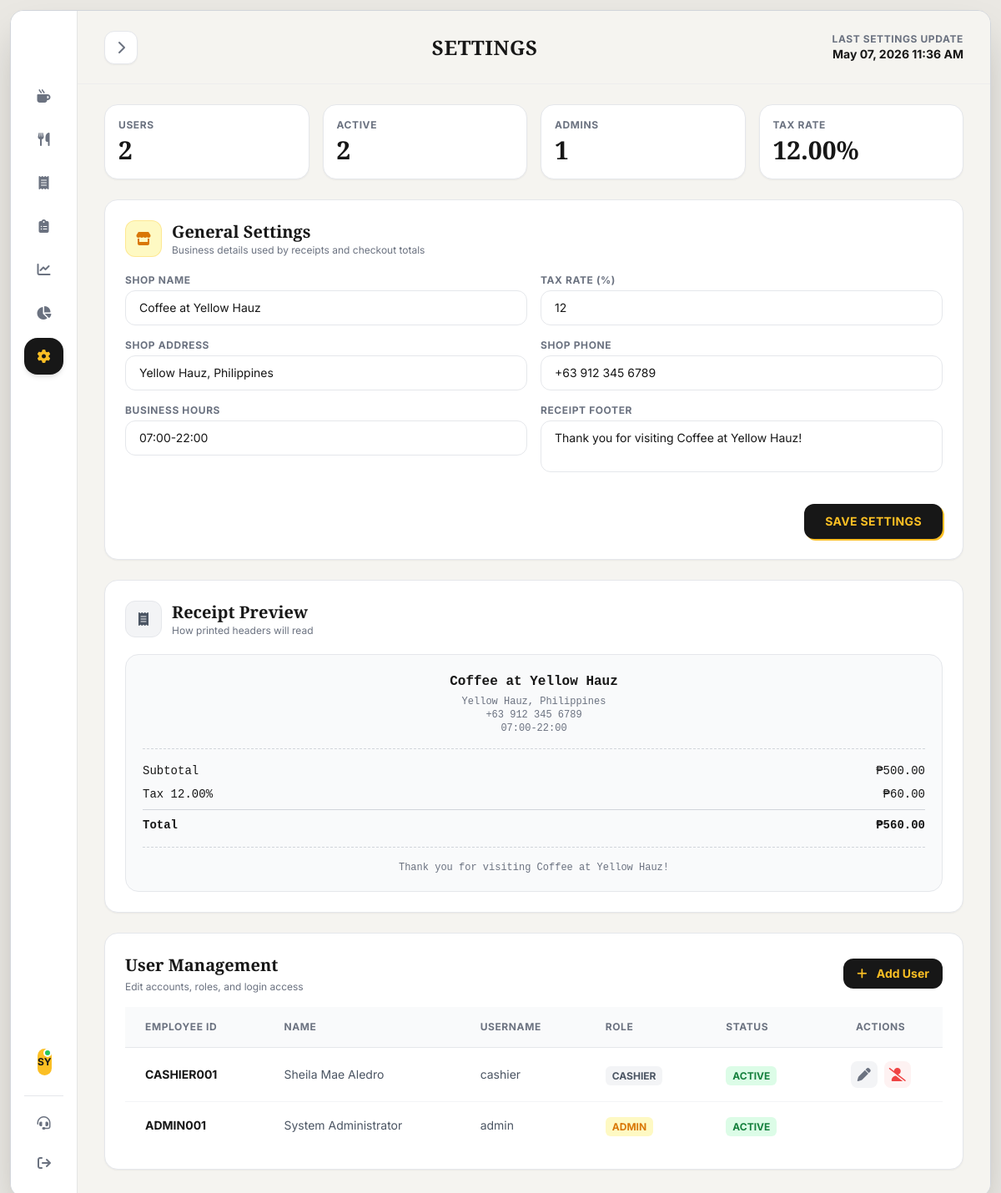
The page /settings.php (signed in) on the database its author committed.
### tables this page shows
CREATE TABLE IF NOT EXISTS users (
    id INT AUTO_INCREMENT PRIMARY KEY,
    employee_id VARCHAR(50) UNIQUE NOT NULL,
    username VARCHAR(100) NOT NULL,
    password VARCHAR(255) NOT NULL,
    full_name VARCHAR(255) NOT NULL,
    role ENUM('cashier', 'admin') NOT NULL DEFAULT 'cashier',
    status ENUM('active', 'inactive') DEFAULT 'active',
    created_at TIMESTAMP DEFAULT CURRENT_TIMESTAMP,
    last_login TIMESTAMP NULL,
    INDEX idx_employee_id (employee_id),
    INDEX idx_role (role)
);

### settings.php (the view, shortened to what the rows shown need)
<?php
require_once 'db.php';
$currentUser = getCurrentUser();
$stmt = $pdo->query("SELECT * FROM users ORDER BY role, full_name ASC");
$users = $stmt->fetchAll();
?>
<!DOCTYPE html>
<html lang="en">
<head>
    <link rel="stylesheet" href="https://cdnjs.cloudflare.com/ajax/libs/font-awesome/6.4.0/css/all.min.css">
    <script src="https://cdn.tailwindcss.com"></script>
</head>
<body class="bg-[#EAE8E3] h-screen w-screen p-3 font-sans text-brand-black overflow-hidden">
    <div class="bg-vintage-paper w-full h-full rounded-2xl shadow-2xl flex overflow-hidden border border-gray-300 relative">
        <aside id="sidebar" class="w-[80px] bg-white border-r border-vintage-border flex flex-col justify-between py-6 px-4 shrink-0 z-10 transition-all duration-300 ease-in-out">
            <div class="space-y-4">
                <div class="space-y-3 px-2">
                    <a href="profile.php" class="flex items-center gap-3 cursor-pointer p-2 rounded-xl hover:bg-gray-100">
                        <div class="w-8 h-8 rounded-full bg-brand text-brand-black flex items-center justify-center text-xs font-bold relative">
                            <?php echo strtoupper(substr($currentUser['full_name'], 0, 2)); ?>
                            <span class="absolute top-0 right-0 w-2.5 h-2.5 bg-green-500 border-2 border-white rounded-full"></span>
                        </div>
                    </a>
                </div>
            </div>
        </aside>
        <main class="flex-1 min-w-0 flex flex-col relative bg-vintage-paper">
            <header class="min-h-[88px] flex flex-wrap items-center justify-between gap-4 px-8 py-4 shrink-0 border-b border-gray-200/50">
                <h2 class="text-2xl font-serif font-bold text-brand-black tracking-wide">SETTINGS</h2>
            </header>
            <div class="flex-1 min-w-0 overflow-y-auto px-8 pb-8 pt-6">
                <div class="bg-white rounded-2xl border border-gray-200 shadow-sm p-6">
                    <div class="w-full overflow-x-auto">
                        <table class="w-full text-left border-collapse">
                            <thead>
                                <tr class="bg-gray-50 border-b border-gray-200">
                                    <th class="py-4 px-6 text-xs font-bold text-gray-500 uppercase tracking-wider">Employee ID</th>
                                    <th class="py-4 px-6 text-xs font-bold text-gray-500 uppercase tracking-wider">Name</th>
                                    <th class="py-4 px-6 text-xs font-bold text-gray-500 uppercase tracking-wider">Username</th>
                                    <th class="py-4 px-6 text-xs font-bold text-gray-500 uppercase tracking-wider">Role</th>
                                    <th class="py-4 px-6 text-xs font-bold text-gray-500 uppercase tracking-wider">Status</th>
                                    <th class="py-4 px-6 text-xs font-bold text-gray-500 uppercase tracking-wider text-center">Actions</th>
                                </tr>
                            </thead>
                            <tbody class="divide-y divide-gray-100">
                                <?php foreach ($users as $user): ?>
                                <tr class="hover:bg-gray-50 transition-colors">
                                    <td class="py-4 px-6 font-bold text-sm text-brand-black"><?php echo htmlspecialchars($user['employee_id']); ?></td>
                                    <td class="py-4 px-6 text-sm text-gray-600"><?php echo htmlspecialchars($user['full_name']); ?></td>
                                    <td class="py-4 px-6 text-sm text-gray-600"><?php echo htmlspecialchars($user['username']); ?></td>
                                    <td class="py-4 px-6">
                                        <span class="text-xs font-bold px-2 py-1 rounded-md <?php echo $user['role'] === 'admin' ? 'bg-brand-light text-brand-dark' : 'bg-gray-100 text-gray-600'; ?> uppercase">
                                            <?php echo $user['role']; ?>
                                        </span>
                                    </td>
                                    <td class="py-4 px-6">
                                        <span class="text-xs font-bold px-2 py-1 rounded-md <?php echo $user['status'] === 'active' ? 'bg-green-100 text-green-700' : 'bg-red-100 text-red-700'; ?> uppercase">
                                            <?php echo $user['status']; ?>
                                        </span>
                                    </td>
                                    <td class="py-4 px-6 text-center">
                                        <div class="flex items-center justify-center gap-2">
                                            <?php if ($user['id'] !== $currentUser['id']): ?>
                                            <button onclick="showEditUserModal(<?php echo $user['id']; ?>)" class="w-8 h-8 rounded-lg bg-gray-100 text-gray-500 hover:text-brand-black hover:bg-brand-light transition-colors" title="Edit user"><i class="fa-solid fa-pen"></i></button>
                                            <?php if ($user['status'] === 'active'): ?>
                                            <button onclick="confirmDeleteUser(<?php echo $user['id']; ?>)" class="w-8 h-8 rounded-lg bg-red-50 text-red-500 hover:text-white hover:bg-red-600 transition-colors" title="Deactivate user"><i class="fa-solid fa-user-slash"></i></button>
                                            <?php endif; ?>
                                            <?php endif; ?>
                                        </div>
                                    </td>
                                </tr>
                                <?php endforeach; ?>
                            </tbody>
                        </table>
                    </div>
                </div>
            </div>
        </main>
    </div>
</body>
</html>

### rows shown on the page
users: full_name "SY", employee "ADMIN001", full_name "System Administrator", username "admin", role "ADMIN", status "ACTIVE"
users: employee "CASHIER001", full_name "Sheila Mae Aledro", username "cashier", role "CASHIER", status "ACTIVE"

### other values the page prints
date('M d, Y h:i A', strtotime($settingsUpdatedAt)) "May 07, 2026 11:36 AM"
$userStats['total'] "2"
$userStats['active'] "2"
$userStats['admins'] "1"
$settings['tax_rate'] "12.00"
$settings['shop_name'] "Coffee at Yellow Hauz"
$settings['shop_address'] "Yellow Hauz, Philippines"
$settings['shop_phone'] "+63 912 345 6789"
$settings['business_hours'] "07:00-22:00"
formatCurrency(500) "₱500.00"
formatCurrency(500 * ((float)$settings['tax_rate'] / 100)) "₱60.00"
formatCurrency(500 + (500 * ((float)$settings['tax_rate'] / 100))) "₱560.00"
$settings['receipt_footer'] "Thank you for visiting Coffee at Yellow Hauz!"
